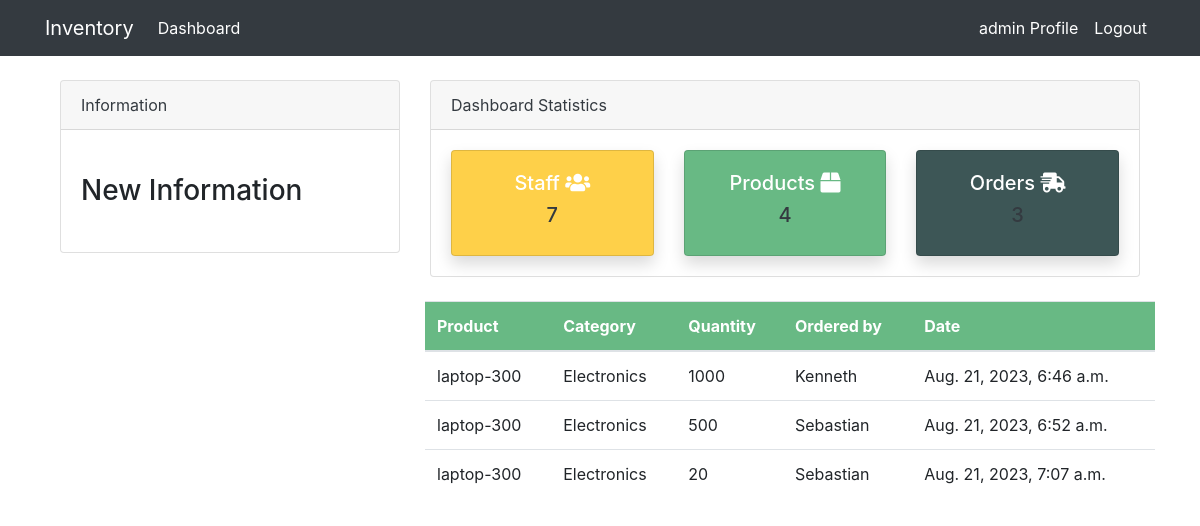
Screenshot of /orders/ (signed in) with the database file from the repository.
### inventoryapp/models.py (models this page shows, shortened)
class Order(models.Model):
    product = models.ForeignKey(Products, on_delete=models.CASCADE)
    staff = models.ForeignKey(User, models.CASCADE, null=True)
    order_quantity = models.PositiveIntegerField(null=True)
    date = models.DateTimeField(auto_now_add=True)
    class Meta:
        verbose_name_plural = 'Order'

class Products(models.Model):
    name = models.CharField(max_length=100, null=True)
    category = models.CharField(max_length=20, choices=CATEGORY, null=True)
    quantity  = models.PositiveIntegerField(null=True)
    class Meta:
        verbose_name_plural = 'Product'
    def __str__(self):
        return f'{self.name}-{self.quantity}'

### inventoryapp/views.py (the view)
# urls.py: path('orders/', views.orders, name="dashboard-orders")
@login_required
def orders(request):
    order = Order.objects.all()
    order_count = order.count()
    items = Products.objects.all()
    items_count = items.count()
    workers = User.objects.all()
    workers_count = workers.count()
    context={
        'order':order,
        'order_count' : order_count,
        'items_count': items_count,
        'workers_count' : workers_count,
    }
    return render(request,'dashboard/orders.html', context)

### templates/dashboard/orders.html (shortened to what this page needs)
{% extends 'partials/base.html' %}
{% block content %}
{%  include 'partials/topnav.html' %}
<div class="row my-4">
    <div class="col-md-4"></div>
    <div class="col-md-8">
        <table class="table bg-white">
            <thead class="text-white" style="background: #68B984;">
                <tr>
                    <th scope="col">Product</th>
                    <th scope="col">Category</th>
                    <th scope="col">Quantity</th>
                    <th scope="col">Ordered by</th>
                    <th scope="col">Date</th>
                </tr>
            </thead>
            <tbody>
                {% for order in order %}
                <tr>
                    <td>{{order.product}}</td>
                    <td>{{order.product.category}}</td>
                    <td>{{order.order_quantity}}</td>
                    <td>{{order.staff}}</td>
                    <td>{{order.date}}</td>
                </tr>
                {%endfor%}
            </tbody>
        </table>
    </div>
</div>
{% endblock %}

### templates/partials/nav.html (shortened to what this page needs)
<nav class="navbar navbar-expand-lg navbar-dark bg-dark">
    {% if user.is_authenticated %}
    <div class="container">
        <a class="navbar-brand text-white" href="{% url 'dashboard-index' %}">Inventory</a>
        <div class="collapse navbar-collapse" id="navbarSupportedContent">
            <ul class="navbar-nav mr-auto">
                <li class="nav-item active">
                    <a class="nav-link text-white" href="{% url 'dashboard-index' %}">Dashboard </a>
                </li>
            </ul>
            <ul class="navbar-nav ml-auto">
                <li class="nav-item active">
                    <a class="nav-link text-white" href="{% url 'user-profile' %}">{{user.username}} Profile
                        <span class="sr-only">(current)</span></a>
                </li>
                <li class="nav-item">
                    <a class="nav-link text-white" href="{% url 'user-logout' %}">Logout</a>
                </li>
            </ul>
        {% endif %}
        </div>
    </div>
</nav>

### static/style.css (style rules this page uses)
body { background: white; }

### rows the page displays
Order: product "laptop-300", product.category "Electronics", order_quantity "1000", staff "Kenneth", date "Aug. 21, 2023, 6:46 a.m."
Order: product "laptop-300", product.category "Electronics", order_quantity "500", staff "Sebastian", date "Aug. 21, 2023, 6:52 a.m."
Order: product "laptop-300", product.category "Electronics", order_quantity "20", staff "Sebastian", date "Aug. 21, 2023, 7:07 a.m."

### other values shown
{{ user.username }} "admin"
{{ workers_count }} "7"
{{ items_count }} "4"
{{ order_count }} "3"
